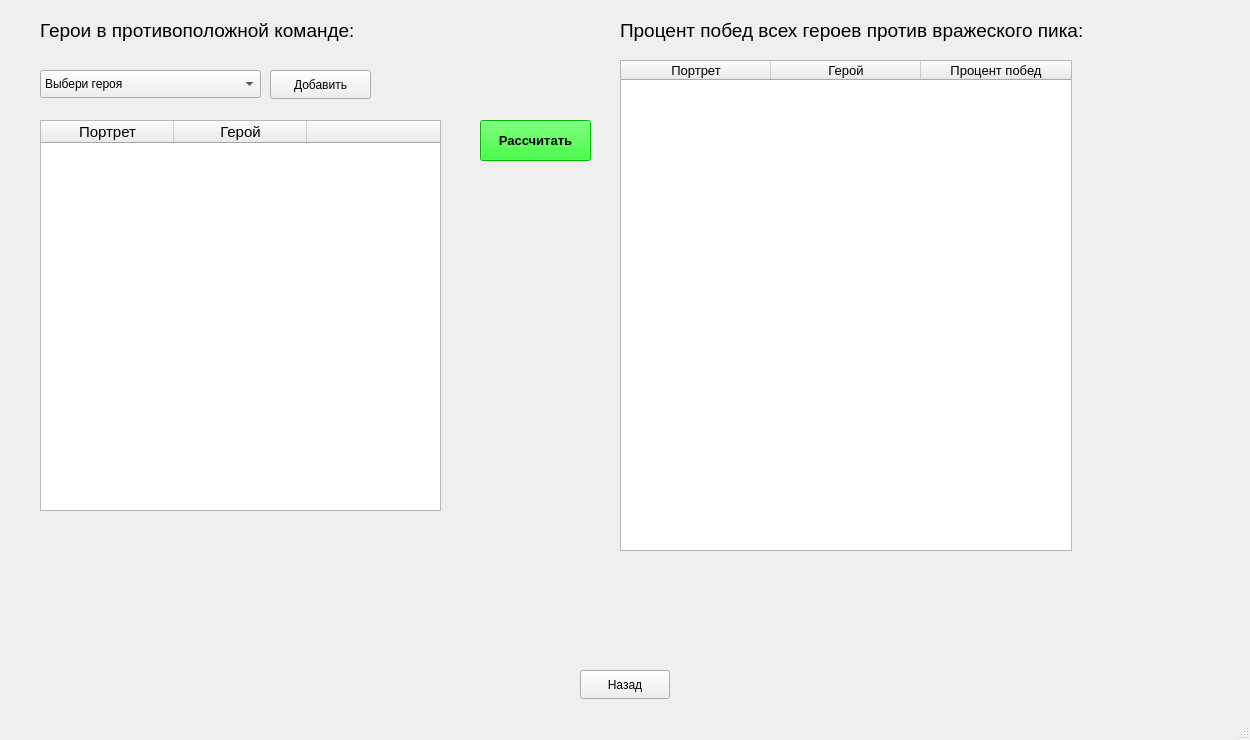
<?xml version="1.0" encoding="UTF-8"?>
<ui version="4.0">
 <class>MainWindow</class>
 <widget class="QMainWindow" name="MainWindow">
  <property name="geometry">
   <rect>
    <x>0</x>
    <y>0</y>
    <width>1250</width>
    <height>740</height>
   </rect>
  </property>
  <property name="windowTitle">
   <string>MainWindow</string>
  </property>
  <widget class="QWidget" name="centralwidget">
   <widget class="QStackedWidget" name="stackedWidget">
    <property name="geometry">
     <rect>
      <x>0</x>
      <y>0</y>
      <width>1250</width>
      <height>710</height>
     </rect>
    </property>
    <property name="currentIndex">
     <number>1</number>
    </property>
    <widget class="QWidget" name="startingpage">
     <widget class="QPushButton" name="pushButton">
      <property name="geometry">
       <rect>
        <x>535</x>
        <y>310</y>
        <width>180</width>
        <height>61</height>
       </rect>
      </property>
      <property name="font">
       <font>
        <family>Bahnschrift</family>
        <pointsize>14</pointsize>
       </font>
      </property>
      <property name="text">
       <string>Начать</string>
      </property>
     </widget>
     <widget class="QPushButton" name="pushButton_4">
      <property name="geometry">
       <rect>
        <x>574</x>
        <y>670</y>
        <width>101</width>
        <height>29</height>
       </rect>
      </property>
      <property name="text">
       <string>Выход</string>
      </property>
     </widget>
    </widget>
    <widget class="QWidget" name="mainpage">
     <widget class="QPushButton" name="pushButton_2">
      <property name="geometry">
       <rect>
        <x>580</x>
        <y>670</y>
        <width>90</width>
        <height>29</height>
       </rect>
      </property>
      <property name="text">
       <string>Назад</string>
      </property>
     </widget>
     <widget class="QTableWidget" name="tableWidget">
      <property name="geometry">
       <rect>
        <x>620</x>
        <y>60</y>
        <width>452</width>
        <height>491</height>
       </rect>
      </property>
      <property name="font">
       <font>
        <pointsize>10</pointsize>
       </font>
      </property>
      <property name="editTriggers">
       <set>QAbstractItemView::NoEditTriggers</set>
      </property>
      <property name="selectionMode">
       <enum>QAbstractItemView::NoSelection</enum>
      </property>
      <property name="sortingEnabled">
       <bool>true</bool>
      </property>
      <attribute name="horizontalHeaderMinimumSectionSize">
       <number>133</number>
      </attribute>
      <attribute name="horizontalHeaderDefaultSectionSize">
       <number>150</number>
      </attribute>
      <attribute name="verticalHeaderVisible">
       <bool>false</bool>
      </attribute>
      <attribute name="verticalHeaderDefaultSectionSize">
       <number>73</number>
      </attribute>
      <column>
       <property name="text">
        <string>Портрет</string>
       </property>
      </column>
      <column>
       <property name="text">
        <string>Герой</string>
       </property>
      </column>
      <column>
       <property name="text">
        <string>Процент побед</string>
       </property>
      </column>
     </widget>
     <widget class="QComboBox" name="comboBox">
      <property name="geometry">
       <rect>
        <x>40</x>
        <y>70</y>
        <width>221</width>
        <height>28</height>
       </rect>
      </property>
      <item>
       <property name="text">
        <string>Выбери героя</string>
       </property>
      </item>
     </widget>
     <widget class="QLabel" name="label_2">
      <property name="geometry">
       <rect>
        <x>40</x>
        <y>10</y>
        <width>551</width>
        <height>41</height>
       </rect>
      </property>
      <property name="font">
       <font>
        <pointsize>14</pointsize>
       </font>
      </property>
      <property name="text">
       <string>Герои в противоположной команде:</string>
      </property>
      <property name="alignment">
       <set>Qt::AlignLeading|Qt::AlignLeft|Qt::AlignVCenter</set>
      </property>
     </widget>
     <widget class="QPushButton" name="pushButton_3">
      <property name="geometry">
       <rect>
        <x>270</x>
        <y>70</y>
        <width>101</width>
        <height>29</height>
       </rect>
      </property>
      <property name="text">
       <string>Добавить</string>
      </property>
     </widget>
     <widget class="QTableWidget" name="tableWidget_2">
      <property name="geometry">
       <rect>
        <x>40</x>
        <y>120</y>
        <width>401</width>
        <height>391</height>
       </rect>
      </property>
      <property name="font">
       <font>
        <pointsize>11</pointsize>
       </font>
      </property>
      <property name="editTriggers">
       <set>QAbstractItemView::NoEditTriggers</set>
      </property>
      <property name="dragEnabled">
       <bool>false</bool>
      </property>
      <property name="dragDropOverwriteMode">
       <bool>true</bool>
      </property>
      <property name="selectionMode">
       <enum>QAbstractItemView::NoSelection</enum>
      </property>
      <property name="selectionBehavior">
       <enum>QAbstractItemView::SelectColumns</enum>
      </property>
      <attribute name="horizontalHeaderVisible">
       <bool>true</bool>
      </attribute>
      <attribute name="horizontalHeaderCascadingSectionResizes">
       <bool>false</bool>
      </attribute>
      <attribute name="horizontalHeaderMinimumSectionSize">
       <number>133</number>
      </attribute>
      <attribute name="horizontalHeaderDefaultSectionSize">
       <number>133</number>
      </attribute>
      <attribute name="horizontalHeaderStretchLastSection">
       <bool>false</bool>
      </attribute>
      <attribute name="verticalHeaderVisible">
       <bool>false</bool>
      </attribute>
      <attribute name="verticalHeaderDefaultSectionSize">
       <number>73</number>
      </attribute>
      <column>
       <property name="text">
        <string>Портрет</string>
       </property>
      </column>
      <column>
       <property name="text">
        <string>Герой</string>
       </property>
      </column>
      <column>
       <property name="text">
        <string/>
       </property>
      </column>
     </widget>
     <widget class="QPushButton" name="pushButton_5">
      <property name="geometry">
       <rect>
        <x>480</x>
        <y>120</y>
        <width>111</width>
        <height>41</height>
       </rect>
      </property>
      <property name="font">
       <font>
        <pointsize>10</pointsize>
        <italic>false</italic>
        <bold>true</bold>
        <underline>false</underline>
        <strikeout>false</strikeout>
        <kerning>true</kerning>
       </font>
      </property>
      <property name="styleSheet">
       <string notr="true">background-color:  lime;</string>
      </property>
      <property name="text">
       <string>Рассчитать</string>
      </property>
     </widget>
     <widget class="QLabel" name="label_3">
      <property name="geometry">
       <rect>
        <x>620</x>
        <y>10</y>
        <width>591</width>
        <height>41</height>
       </rect>
      </property>
      <property name="font">
       <font>
        <pointsize>14</pointsize>
       </font>
      </property>
      <property name="text">
       <string>Процент побед всех героев против вражеского пика:</string>
      </property>
      <property name="alignment">
       <set>Qt::AlignLeading|Qt::AlignLeft|Qt::AlignVCenter</set>
      </property>
     </widget>
    </widget>
    <widget class="QWidget" name="error">
     <widget class="QLabel" name="label">
      <property name="geometry">
       <rect>
        <x>371</x>
        <y>530</y>
        <width>511</width>
        <height>61</height>
       </rect>
      </property>
      <property name="font">
       <font>
        <pointsize>13</pointsize>
       </font>
      </property>
      <property name="text">
       <string>Ошибка. Отсутсвует подключение к интернету.
Попробуйте позже.</string>
      </property>
      <property name="alignment">
       <set>Qt::AlignCenter</set>
      </property>
     </widget>
     <widget class="QPushButton" name="pushButton_6">
      <property name="geometry">
       <rect>
        <x>540</x>
        <y>670</y>
        <width>171</width>
        <height>29</height>
       </rect>
      </property>
      <property name="font">
       <font>
        <pointsize>9</pointsize>
       </font>
      </property>
      <property name="text">
       <string>Вернуться на главную</string>
      </property>
     </widget>
     <widget class="QLabel" name="label_gif">
      <property name="geometry">
       <rect>
        <x>330</x>
        <y>100</y>
        <width>591</width>
        <height>371</height>
       </rect>
      </property>
      <property name="text">
       <string/>
      </property>
     </widget>
    </widget>
    <widget class="QWidget" name="loading">
     <widget class="QLabel" name="label_loading">
      <property name="geometry">
       <rect>
        <x>530</x>
        <y>180</y>
        <width>191</width>
        <height>181</height>
       </rect>
      </property>
      <property name="text">
       <string/>
      </property>
     </widget>
     <widget class="QLabel" name="label_4">
      <property name="geometry">
       <rect>
        <x>460</x>
        <y>380</y>
        <width>331</width>
        <height>51</height>
       </rect>
      </property>
      <property name="font">
       <font>
        <pointsize>11</pointsize>
        <bold>true</bold>
        <underline>false</underline>
       </font>
      </property>
      <property name="text">
       <string>Загрузка
Количество героев пропаршено:</string>
      </property>
      <property name="alignment">
       <set>Qt::AlignHCenter|Qt::AlignTop</set>
      </property>
     </widget>
     <widget class="QLabel" name="label_5">
      <property name="geometry">
       <rect>
        <x>572</x>
        <y>430</y>
        <width>111</width>
        <height>31</height>
       </rect>
      </property>
      <property name="font">
       <font>
        <pointsize>12</pointsize>
        <bold>true</bold>
       </font>
      </property>
      <property name="text">
       <string>0 / 124</string>
      </property>
      <property name="alignment">
       <set>Qt::AlignCenter</set>
      </property>
     </widget>
    </widget>
   </widget>
  </widget>
  <widget class="QMenuBar" name="menubar">
   <property name="geometry">
    <rect>
     <x>0</x>
     <y>0</y>
     <width>1250</width>
     <height>25</height>
    </rect>
   </property>
  </widget>
  <widget class="QStatusBar" name="statusbar"/>
 </widget>
 <resources/>
 <connections/>
</ui>
